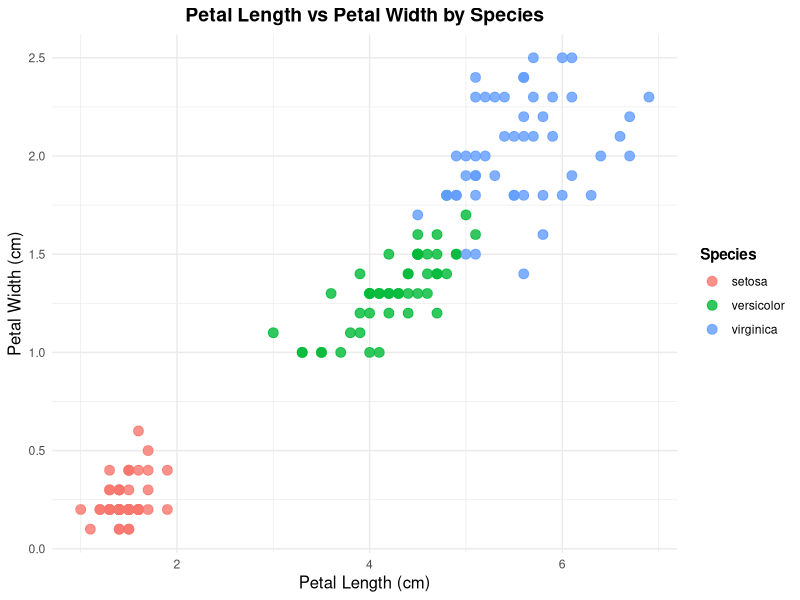

Write the R code that produced this figure.
## ---- chunk 1
head(iris)
summary(iris[, 3:4])
table(iris$Species)
## ---- chunk 2
library(ggplot2)

ggplot(iris, aes(x = Petal.Length, y = Petal.Width, color = Species)) +
  geom_point(size = 3, alpha = 0.8) +
  labs(
    title = "Petal Length vs Petal Width by Species",
    x = "Petal Length (cm)",
    y = "Petal Width (cm)"
  ) +
  theme_minimal() +
  theme(
    plot.title = element_text(face = "bold", size = 14, hjust = 0.5),
    axis.title = element_text(size = 12),
    legend.title = element_text(face = "bold")
  )
